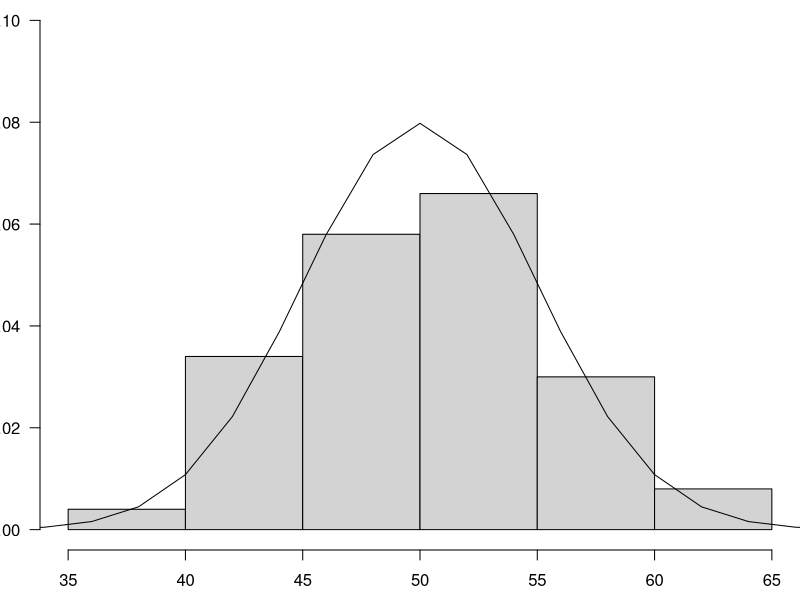
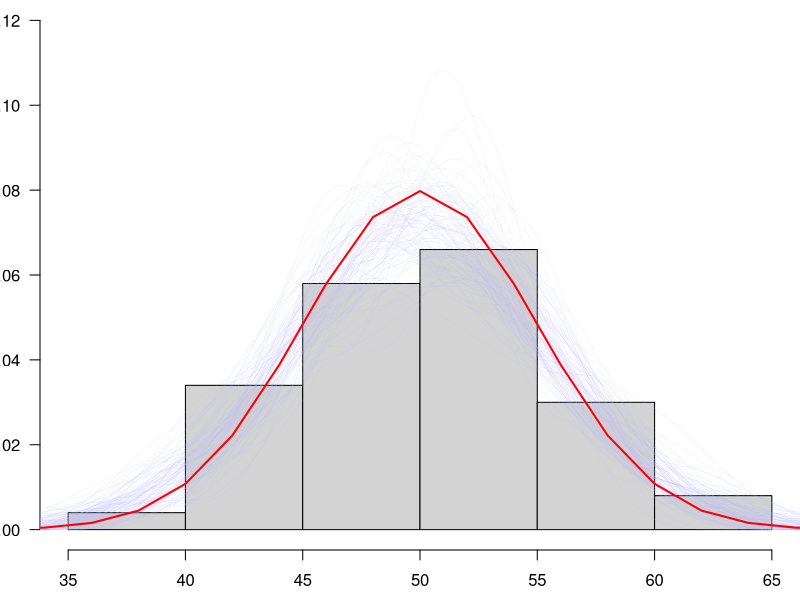

These figures' R source, in order:
## ---- chunk 1
#| label: fig-hist-rx
#| fig-cap: Gráfico de datos simulados.
#| warning: false
#| fig-width: 4.5
#| fig-height: 2
#| fig-pos: H
par(las=1, mar = c(2.5, 2, 0, 0)) # opciones de gráficos
# asignar parámetros reales
mu_real <- 50
sd_real <- 5
# simular variable aleatoria normal con media mu_real y desviación estándar sd_real
rx_sim <- rnorm(100, mu_real, sd_real)
# histograma, freq = FALSE para probabilidad en vez de frecuencia
hist(rx_sim, freq = FALSE, ylim=c(0, 0.1), main = '')
# la función curve crea una curva continua basada en la función que coloquemos
# como primer argumento, dnorm en este caso; dejamos x sin especificar, pero 
# agregamos from y to para definir el rango del cómputo de la densidad en x;
# notar también que aunque no especificamos x, sí especificamos mean y sd
# finalmente, add=TRUE indica que sobreponga la curva al histograma; sin este
# argumento, no se sobrepondría y crearía un gráfico aparte 
curve(dnorm(x, mean = mu_real, sd = sd_real), from = 0, to = 200, add = TRUE)
## ---- chunk 2
dnorm(rx_sim[1], 10, 3)
## ---- chunk 3
#| warning: false
# argumentos:
# theta: numeric de longitud 2, su primer valor es la media, el segundo la sd
# x: numeric con los datos de entrada
neg_log_lik_gaussian <- function(theta, x) {
  # creamos la función de verosimilitud; log=TRUE retorna la transformación
  # logarítmica, de otra forma tendríamos que obtener L, luego l <- log(L)
  l <- dnorm(x, theta[1], theta[2], log=TRUE)
  # dado que ya hicimos la transformación logarítmica, sumamos la log-prob
  # notar que multiplicamos por -1 (signo negativo por delante de sum())
  # esto nos va a retornar la log_likelihood negativa
  -sum(l)
}

# Ahora vamos a definir un vector de parámetros iniciales. La mayoría
# de los algoritmos de optimización necesitan parámetros iniciales para
# comenzar con la búsqueda de los mejores parámetros. 
# Al parámetro inicial de mu lo asignamos al primer valor de rx_sim;
# al parámetro inicial de sd como la media del rango intercuartílico.
# Esto podría funcionar o no; escoger parámetros iniciales es un arte
theta.start <- c(rx_sim[1], IQR(rx_sim)/2)
# Ahora usaremos el algoritmo de optimización no lineal, nlm.
# Se puede pedir ayuda con ?nlm.
# Los argumentos necesarios son una función, los parámetros iniciales,
# el vector x (que es un argumento de la función neg_log_lik_gaussian)
# y agrego el argumento interlim para aumentar la cantidad de iteraciones
# por defecto tiene 100, que pueden ser insuficientes
nlm(neg_log_lik_gaussian, theta.start, x=rx_sim, iterlim = 1e5)
## ---- chunk 4
#| warning: false
estimadores <- nlm(neg_log_lik_gaussian, theta.start, x=rx_sim, iterlim = 1e5)
estimadores$estimate
## ---- chunk 5
#| warning: false
#| fig-width: 4.5
#| fig-height: 2
#| fig-pos: H
# simulación de diferentes valores aleatorios
par(las=1, mar = c(2.5, 2, 0, 0)) 
# graficamos histograma original
hist(rx_sim, freq = FALSE, ylim = c(0,0.12), main = '')
# guardamos los estimadores en un vector que llamaremos coefs
coefs <- estimadores$estimate
# simularemos 100 veces la variable aleatoria
nsims <- 100
# cada experimento aleatorio será de 100 valores (n=100), y tendremos 100
# de estos experimentos (nsims)
n <- length(rx_sim)
# usaremos un ciclo for para crear líneas 
for (i in 1:nsims) {
  # creamos una variable aleatoria temporal que se renueva en cada ciclo;
  # usaremos los coeficientes coefs obtenidos con nlm
  rx <- rnorm(n, mean = coefs[1], sd = coefs[2])
  # usaremos la función density() de R, que obtiene densidades
  # usando un algoritmo no paramétrico llamado kernel density estimate;
  # por el momento, lo importante es que permite obtener densidad de probabilidad
  # y la usaremos para crear líneas que sobrelapen al histograma antes creado
  # obtendremos la densidad entre 0 y 150
  den_rx <- density(rx, from = 0, to = 150)
  # la función lines permite añadir elementos al gráfico original, en este
  # caso, el creado con hist(). lwd es el grosor de la línea; haremos 
  # líneas muy delgadas
  lines(den_rx$x, den_rx$y, lwd = 0.1, col = '#B3B3FF')
}
# repetir la curva original con los datos reales, pero en color rojo y gruesa
curve(dnorm(x, mean = mu_real, sd = sd_real), col = 'red',
  lwd = 2,from = 0, to = 200, add = TRUE)
## ---- chunk 6
# vector de datos aleatorios
x <- c(115, 122, 130, 127, 149, 160, 152, 138, 149, 180)
# coloca correctamente entre las comas los argumentos de la función para
# obtener los estimadores
# estimadores <- nlm(, , , iterlim = 1e5) # quita el primer '#'
